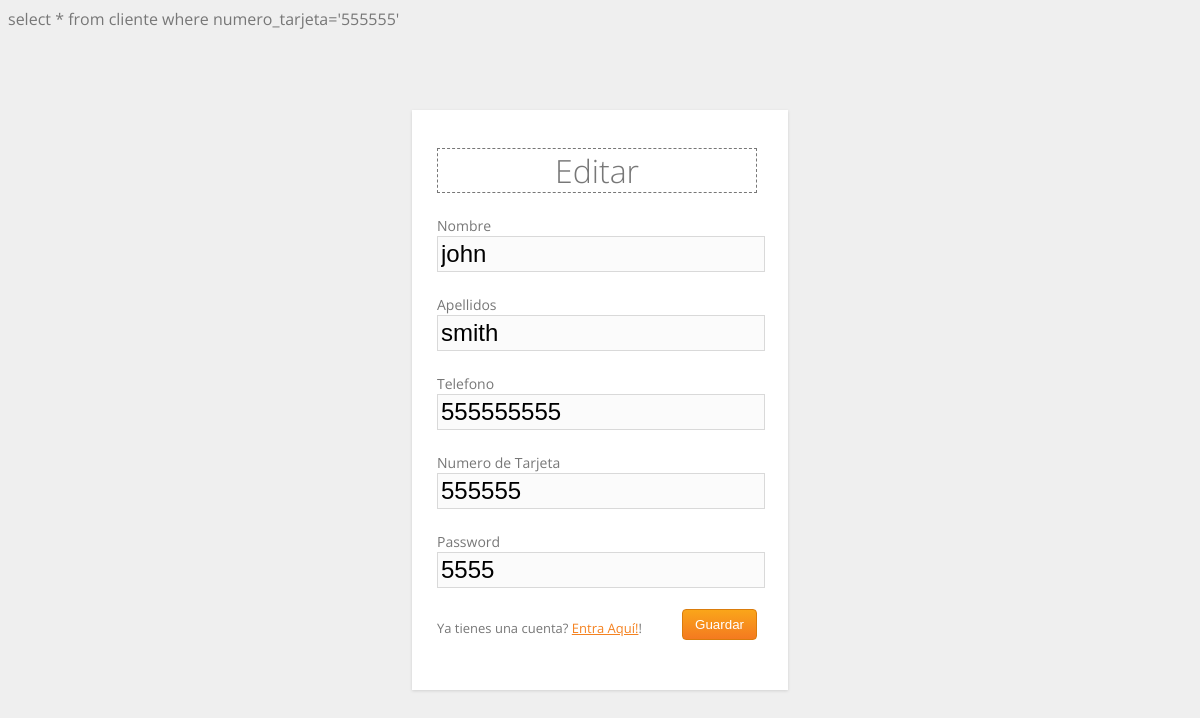
The app's page /editar.php (signed in) with its own data.
### tables this page shows
CREATE TABLE `cliente` (
  `id` int(11) NOT NULL,
  `numero_tarjeta` int(11) NOT NULL,
  `password` varchar(8) NOT NULL,
  `nombre` varchar(20) NOT NULL,
  `apellidos` varchar(30) NOT NULL,
  `telefono` int(11) NOT NULL,
  `direccion` varchar(30) NOT NULL
);

### editar.php (the view, shortened to what this page needs)
<!DOCTYPE html>
<html lang="es">
<head>
	<link href="css/estilos.css" media="screen" rel="stylesheet">
</head>
<body>
 <?php
$consulta = "select * from cliente where numero_tarjeta='".$_SESSION["session_username"]."'";
echo $consulta;
$resultado = mysql_query($consulta);
$datos_cliente = mysql_fetch_assoc($resultado);
?>
<div class="container mregister">
 <div id="login">
 <h1>Editar</h1>
<form name="registerform" id="registerform" action="editar.php" method="post">
	 <p>
	 <label for="full_name">Nombre<br />
	 <input type="text" name="full_name" id="full_name" class="input" size="32" value="<?php echo $datos_cliente['nombre'];?>" /></label>
	 </p>
	 <label for="apellidos">Apellidos <br />
	 <input type="text" name="apellidos" id="apellidos" class="input"  value="<?php echo $datos_cliente['apellidos'];?>" size="32" /></label>
	 <p>
	 <label for="telefono">Telefono<br />
	 <input type="text" name="telefono" id="telefono" class="input"  value="<?php echo $datos_cliente['telefono'];?>" size="9" /></label>
	 <p>
	 <label for="user_pass">Numero de Tarjeta<br />
	 <input type="text" name="user_pass" id="user_pass" class="input" value="<?php echo $datos_cliente['numero_tarjeta'];?>" size="20" /></label>
	 </p>
	 <p>
	 <label for="password">Password<br />
	 <input type="text" name="password" id="password" class="input" value="<?php echo $datos_cliente['password'];?>" size="20" /></label>
	 </p>
<p class="submit">
 <input type="submit" name="register" id="register" class="button" value="Guardar" />
 </p>
 <p class="regtext">Ya tienes una cuenta? <a href="login.php" >Entra Aquí!</a>!</p>
</form>
 </div>
 </div>
</body>
</html>

### css/estilos.css (style rules this page uses)
body { background: #efefef; font-family: 'Open Sans', sans-serif; color: #777; }
a { color: #f58220; font-weight: 400; }
.mregister { margin: 80px auto 0; }
.regtext { font-size: 13px; margin-top: 26px; color: #777; }
.container { padding: 25px 16px 25px 10px; font-weight: 400; overflow: hidden; width: 350px; height: auto; background: #fff; -webkit-box-shadow: 0 1px 3px rgba(0,0,0,.13); -moz-box-shadow: 0 1px 3px rgba(0,0,0,.13); box-shadow: 0 1px 3px rgba(0,0,0,.13); }
.container h1 { color: #777; text-align: center; font-weight: 300; border: 1px dashed #777; margin-top: 13px; }
.container label { color: #777; font-size: 14px; }
#login { width: 320px; margin: auto; padding-bottom: 15px; }
.container form .input,.container input[type=text],.container input[type=password],.container input[type=e] { background: #fbfbfb; font-size: 24px; line-height: 1; width: 100%; padding: 3px; margin: 0 6px 5px 0; outline: none; border: 1px solid #d9d9d9; }
.button { border: solid 1px #da7c0c; background: #f78d1d; background: -webkit-gradient(linear, left top, left bottom, from(#faa51a), to(#f47a20)); background: -moz-linear-gradient(top, #faa51a, #f47a20); filter: progid:DXImageTransform.Microsoft.gradient(startColorstr='#faa51a', endColorstr='#f47a20'); color: #fff; padding: 7px 12px; -webkit-border-radius:4px; -moz-border-radius:4px; border-radius:4px; float: right; cursor: pointer; }

### records on screen
cliente: full_name "john", apellidos "smith", telefono "555555555", user_pass "555555", password "5555"

### other values on screen
$consulta "select * from cliente where numero_tarjeta='555555'"
